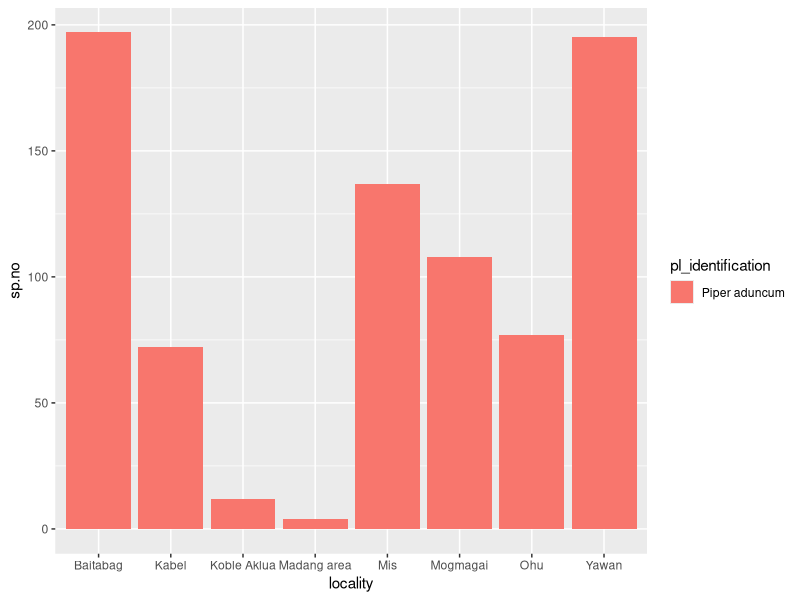
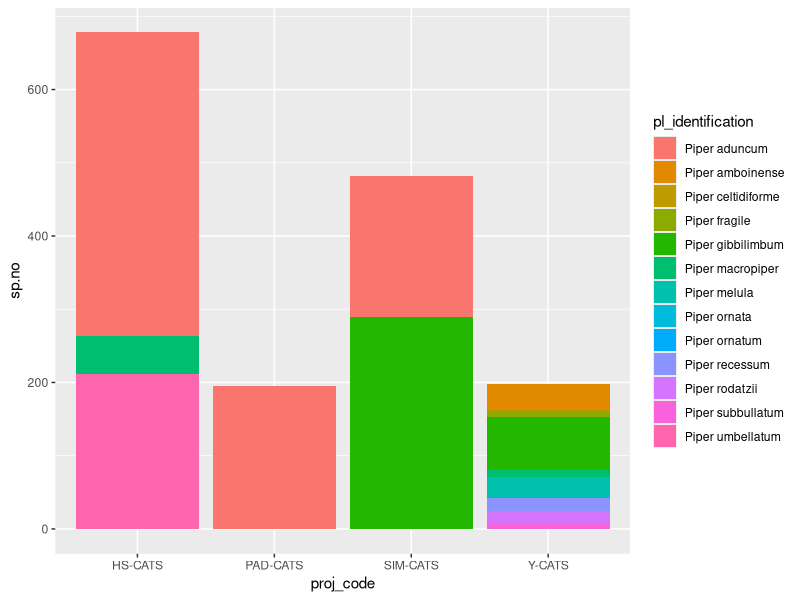
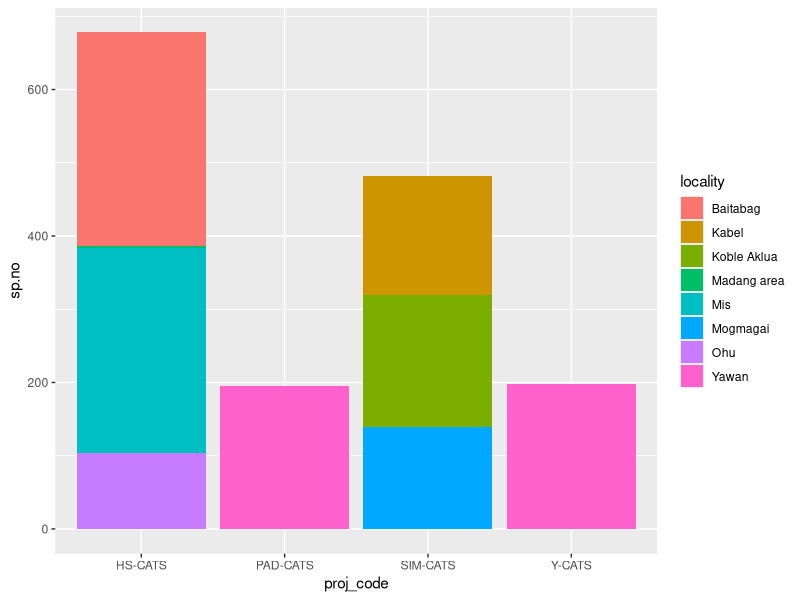

These figures' R source, in order:

# Read data
piperDataRaw <- readxl::read_xlsx('data/Piper-CATS-adults-2023-02-15_PRELIM.xlsx', sheet = 1)


library(dplyr)
library(ggplot2)

# Summary of sites and species numbers ----
spNoSummary <- piperDataRaw %>% group_by(proj_code, locality, pl_identification) %>%
  summarise(sp.no = n())

# Number of insect species on Piper aduncum per locality ----
ggplot(spNoSummary %>%
         filter(pl_identification == 'Piper aduncum'), 
       aes(x = locality,
           y= sp.no,
           fill = pl_identification))+
  geom_col()

# Number of insect species on piper species per project ----
ggplot(spNoSummary, 
       aes(x = proj_code,
           y= sp.no,
           fill = pl_identification))+
  geom_col()

# Piper species per  ----
ggplot(spNoSummary, 
       aes(x = proj_code,
           y= sp.no,
           fill = locality))+
  geom_col()


# Mogmagai, Koble Aklua, Kabel